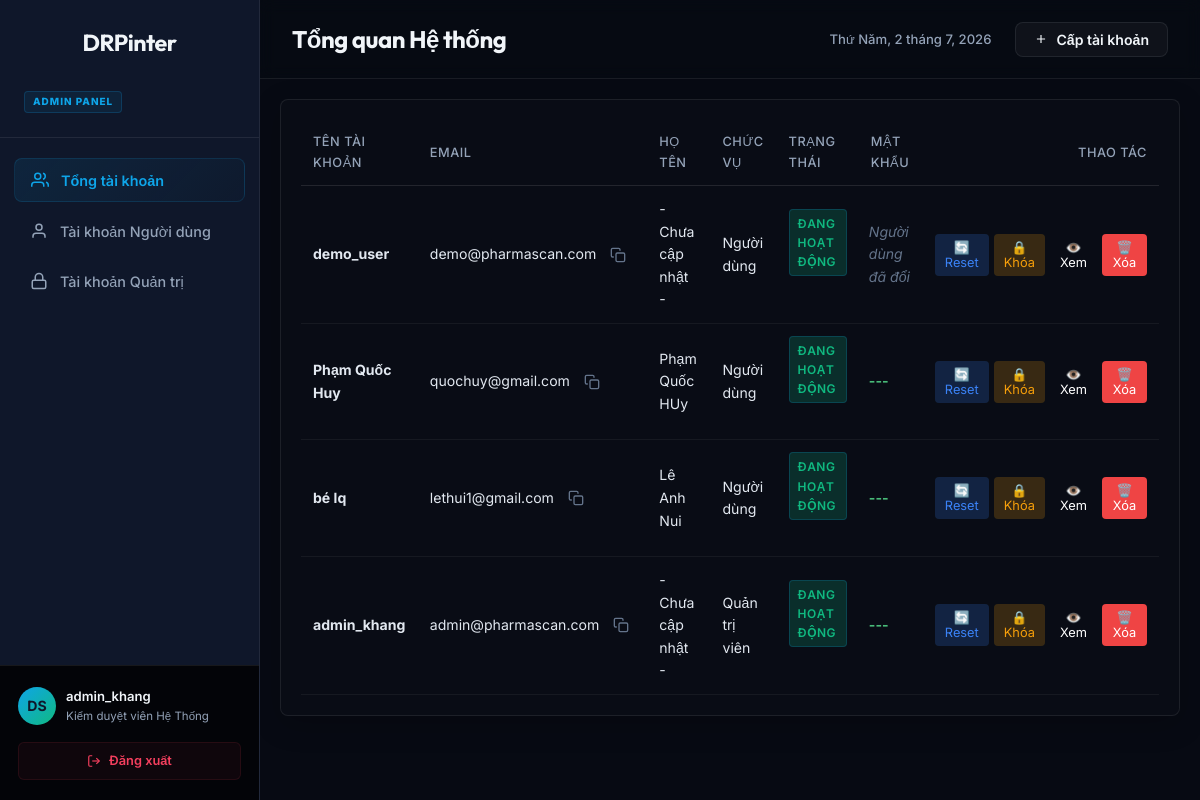
/admin-panel/ (signed in), run on an earlier commit of the app's database.
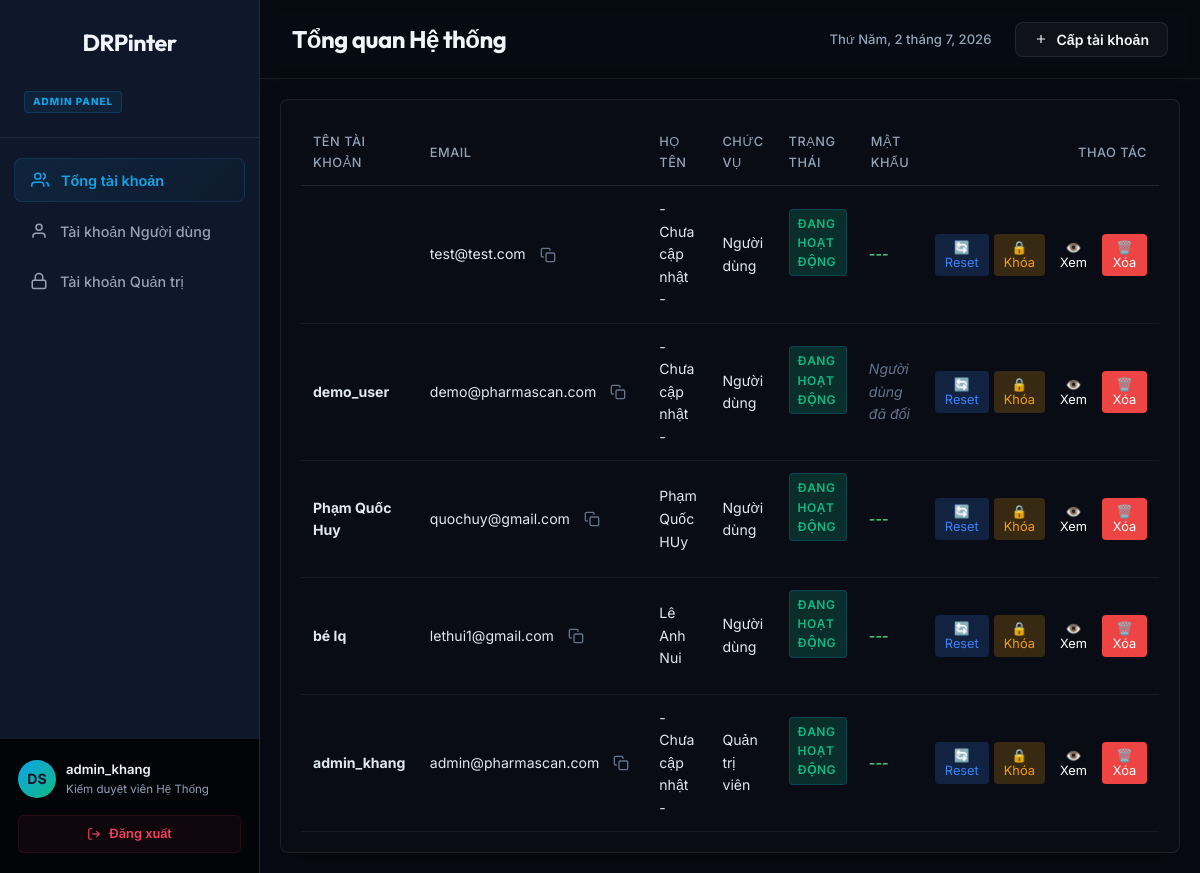
And on a later commit of the database.
### coreapp/models.py (models this page shows, shortened)
class CustomUser(AbstractUser):
    ROLE_CHOICES = [
        ('USER', 'Người dùng'),
        ('ADMIN', 'Quản trị viên'),
    ]
    email = models.EmailField(unique=True, verbose_name="Địa chỉ Email")
    phone_number = models.CharField(max_length=15, blank=True, null=True, verbose_name="Số điện thoại")
    birth_date = models.DateField(null=True, blank=True, verbose_name="Ngày sinh")
    is_password_changed = models.BooleanField(default=False, verbose_name="Đã đổi mật khẩu")
    password_reset_required = models.BooleanField(default=False, verbose_name="Yêu cầu đặt lại mật khẩu")
    role = models.CharField(
        max_length=10,
        choices=ROLE_CHOICES,
        default='USER',
        verbose_name="Chức vụ / Vai trò"
    )
    USERNAME_FIELD = 'email'
    REQUIRED_FIELDS = ['username']
    class Meta:
        verbose_name = "Người dùng"
        verbose_name_plural = "Người dùng"
        indexes = [
            models.Index(fields=['email']),
            models.Index(fields=['role']),
        ]

### coreapp/views.py (the view, shortened to what this page needs)
# urls.py: path('admin-panel/', views.admin_dashboard, name='admin_dashboard'),
@login_required
@user_passes_test(is_admin, login_url='login')
def admin_dashboard(request):
    try:
        from django.contrib.auth import get_user_model
        User = get_user_model()
        all_users = User.objects.select_related().order_by('-date_joined')
        user_accounts = all_users.filter(role='USER')
        admin_accounts = all_users.filter(role='ADMIN')
        context = {
            'all_users': all_users,
            'user_accounts': user_accounts,
            'admin_accounts': admin_accounts,
        }
        return render(request, 'admin/admin.html', context)
    except Exception as e:
        logger.error(f"Error loading admin dashboard: {str(e)}")
        messages.error(request, "Không thể tải dữ liệu!")
        return render(request, 'admin/admin.html', {'all_users': [], 'user_accounts': [], 'admin_accounts': []})

### coreapp/views.py (called while the page is built)
def is_admin(user):
    return user.is_staff or getattr(user, 'role', '') == 'ADMIN'

### coreapp/templates/admin/admin.html (shortened to what the changed rows need)
{% extends 'coreapp/base.html' %}
{% load static %}
{% block extra_head %}
<link rel="stylesheet" href="{% static 'coreapp/css/admin.css' %}">
{% endblock %}
{% block content %}
<div class="dashboard-wrapper w-full">
    <aside class="db-sidebar">
        <div class="db-sidebar-footer">
            <div class="user-profile-flex">
                <div class="user-info">
                    <span class="user-name">{{ user.username }}</span>
                    <span class="user-role">Kiểm duyệt viên Hệ Thống</span>
                </div>
            </div>
        </div>
    </aside>
    <main class="db-main">
        <header class="db-navbar">
            <div class="db-nav-left">
                <h2 id="db-tab-title"> Tổng quan Hệ thống</h2>
            </div>
        </header>
        <div class="db-content-scroll" style="padding: 20px;">
<div class="db-tab-pane" id="tab-all">
    <div class="card glass-card" style="padding: 20px; background: rgba(255,255,255,0.01); border-radius: 8px;">
        <table class="db-table">
            <thead>
                <tr>
                    <th class="mobile-hide">Tên tài khoản</th>
                    <th class="mobile-hide">Email</th>
                    <th class="mobile-show">Họ tên</th>
                    <th class="mobile-hide">Chức vụ</th>
                    <th class="mobile-hide">Trạng thái</th>
                    <th class="mobile-hide">Mật khẩu</th>
                    <th style="text-align: right;" class="mobile-show">Thao tác</th>
                </tr>
            </thead>
            <tbody>
                {% for u in all_users %}
                <tr>
                    <td class="mobile-hide"><strong>{{ u.username }}</strong></td>
<td class="mobile-hide">
    <div style="display: flex; align-items: center; gap: 8px;">
        <span>{{ u.email }}</span>
        <button type="button" class="btn-copy-table"
                onclick="copyToClipboard('{{ u.email }}', this)" title="Copy Email">
            <svg width="16" height="16" viewBox="0 0 24 24" fill="none" stroke="currentColor" stroke-width="2" stroke-linecap="round" stroke-linejoin="round">
                <rect x="9" y="9" width="13" height="13" rx="2" ry="2"></rect>
                <path d="M5 15H4a2 2 0 0 1-2-2V4a2 2 0 0 1 2-2h9a2 2 0 0 1 2 2v1"></path>
            </svg>
        </button>
    </div>
</td>
                    <td class="mobile-show">{% if u.first_name or u.last_name %}{{ u.last_name }} {{ u.first_name }}{% else %}- Chưa cập nhật -{% endif %}</td>
                    <td class="mobile-hide">{{ u.get_role_display }}</td>
                    <td class="mobile-hide">{% if u.is_active %}<span class="badge badge-success">Đang hoạt động</span>{% else %}<span class="badge badge-danger">Đang khóa</span>{% endif %}</td>
<td style="padding: 10px; color: #48bb78; font-weight: bold;" class="mobile-hide">
    <div style="display: flex; align-items: center; gap: 8px;">
        {% if u.is_password_changed %}
            <span style="color: #64748b; font-style: italic; font-weight: normal;">Người dùng đã đổi</span>
        {% else %}
            <span>{{ u.plain_password_temp|default:"---" }}</span>
        {% endif %}
    </div>
</td>
                 <td style="text-align: right;" class="mobile-show">
                        <div class="btn-group-action" style="justify-content: flex-end; display: flex; gap: 5px; position: relative; z-index: 10;">
    <button type="button" class="btn-sm btn-reset" onclick="openResetModal('{{ u.username }}')">🔄 Reset</button>
    <button type="button" class="btn-sm {% if u.is_active %}btn-lock{% else %}btn-unlock{% endif %}"
            onclick="openLockModal('{{ u.username }}', '{% if u.is_active %}lock{% else %}unlock{% endif %}')">
        {% if u.is_active %}🔒 Khóa{% else %}🔓 Mở{% endif %}
    </button>
<button type="button" class="btn-sm btn-view"
        onclick="openViewModal(this)"
        data-username="{{ u.username }}"
        data-email="{{ u.email }}"
        data-fullname="{{ u.get_full_name }}"
        data-role="{{ u.role }}"
        data-birth="{{ u.birth_date|date:'d/m/Y' }}"
        data-phone="{{ u.phone_number|default:'---' }}"
        data-password="{{ u.plain_password_temp|default:'---' }}"
        data-password-changed="{{ u.is_password_changed }}"
        data-active="{{ u.is_active }}"> 👁️ Xem
</button>
<button type="button" class="btn-sm btn-delete js-delete"
        data-username="{{ u.username }}"
        style="background: #ef4444; color: white; border: none; cursor: pointer;">
    🗑️ Xóa
</button>
</div>
                    </td>
                </tr>
                {% empty %}
                <tr><td colspan="7" style="text-align: center; color: #64748b;">Chưa có tài khoản nào.</td></tr>
                {% endfor %}
            </tbody>
        </table>
    </div>
</div>
</div>
    </main>
</div>
{% endblock %}

What changed in the data, as far as the page shows it:
added CustomUser: email "test@test.com", first_name "- Chưa cập nhật -", role "Người dùng", is_active "ĐANG HOẠT ĐỘNG", plain_password_temp "---"
